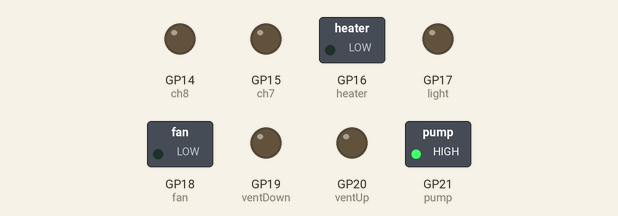
This program was run on a simulated Raspberry Pi Pico running MicroPython. Shown: switched loads named in the program (green lamp = pin HIGH), output pins drawn as LEDs (lit = HIGH). Dashed ring = blinking. What the program prints to the serial console is not drawn.

Above: at 0.5 s.
Timing chart, 0 to 4.6 s (numbered marks = the images above):
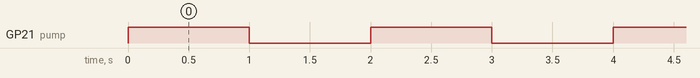

The program:

Relay.py
```python
import array, time
from machine import Pin
import rp2

class Relay(object):

    PIN_NUM = 13

    def __init__(self,pin=PIN_NUM):
        self.pin=pin

        self.pump = Pin(21,Pin.OUT)
        self.ventUp = Pin(20,Pin.OUT)
        self.ventDown = Pin(19,Pin.OUT)
        self.fan = Pin(18,Pin.OUT)
        self.light = Pin(17,Pin.OUT)
        self.heater = Pin(16,Pin.OUT)
        self.ch7 = Pin(15,Pin.OUT)
        self.ch8 = Pin(14,Pin.OUT)

    ##########################################################################

    def ON(self,n):
        n.high()

    def OFF(self,n):
        n.low()


if __name__=='__main__':
    relay = Relay()

    while True:
        print("high")
        relay.ON(relay.pump)
        time.sleep(1)

        print("low")
        relay.OFF(relay.pump)
        time.sleep(1)
```

Measured:
- by itself, GP21 (pump): alternates HIGH for 1.0 s and LOW for 1.0 s
